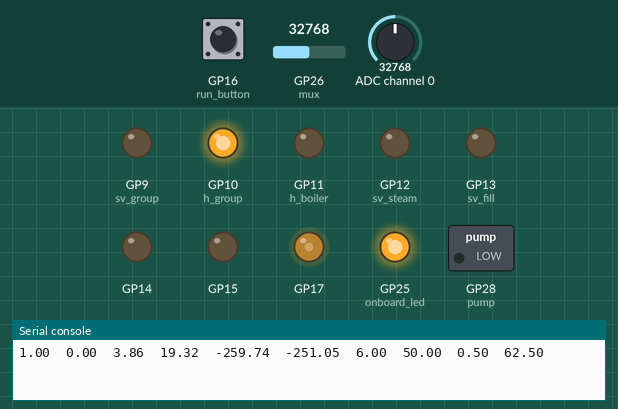
Simulated run of this program. Board: Raspberry Pi Pico running MicroPython. Shown: switched loads named in the program (green lamp = pin HIGH), output pins drawn as LEDs (lit = HIGH), the last lines printed to the serial console. Inputs (shaded band) come from the test bench; at power-on: GP16 (run_button) LOW, GP26 (mux) = 32768, ADC channel 0 = 32768 (analog values on the 0–65535 scale). Library files of the repository ran but are not shown: MAX31865.py; pins used as bus, display or sensor lines are not drawn.

Above: at 1.2 s.
1.3 s: GP16 (run_button) pulled HIGH for 3.2 s
At 3.5 s:
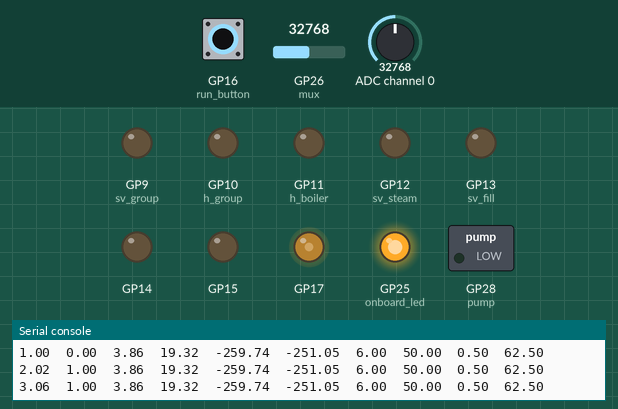
At 5.4 s:
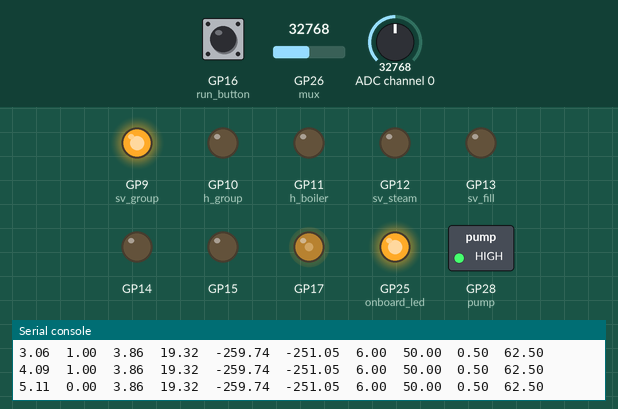
Timing chart, 0 to 35.4 s (numbered marks = the images above; inputs shaded):
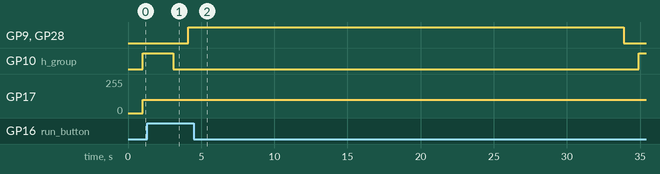

Measured:
- after the input at 1.3 s, GP9 (sv_group), GP28 (pump): LOW → HIGH after 2.8 s, → LOW 29.8 s later; GP10 (h_group): HIGH → LOW after 1.8 s, → HIGH 31.8 s later

The program:

main.py
```python
from machine import (
    Pin,
    SoftSPI,
    ADC
)

import sys, uselect, time, math

from devices.MAX31865 import MAX31865
from devices.multiplexerCD74 import MultiplexerCD74 as MUX
from devices.RGBLED import RGBLED as rgb
from pid import PID
from machineio import MachineIO


"""Machine States"""
class State():
    standby = "standby" # Default state
    pulling = "pulling" # Shot is being pulled

# Initialize Machine input / ouput
mio = MachineIO()

"""Primary SPI bus used to communicate with breakout devices
    - MAX31865 (x2) for RTD amplification
    - ST7735 (x1) LED panel driver board
"""
spi = SoftSPI(
    baudrate=115200,
    polarity=0,
    phase=0,
    sck=Pin(2),
    mosi=Pin(3),
    miso=Pin(4)
)

mux = MUX(
    ADC(26),
    Pin(27, Pin.OUT, value=1), # MUX enable
    Pin(21, Pin.OUT, value=0), # S0
    Pin(20, Pin.OUT, value=0), # S1
    Pin(19, Pin.OUT, value=0), # S2
    Pin(18, Pin.OUT, value=0)  # S3
)

"""Primary board outputs"""
### Outputs
onboard_led = Pin(25, Pin.OUT, value=1)     # Default to this LED being on when the board is powered
sv_group = Pin(9, Pin.OUT, value=0)         # Grouphead run valve
sv_fill = Pin(13, Pin.OUT, value=0)         # Boiler fill valve
sv_steam = Pin(12, Pin.OUT, value=0)        # Boiler steam valve
h_boiler = Pin(11, Pin.OUT, value=0)        # Boiler heater
h_group = Pin(10, Pin.OUT, value=0)         # Group heater
pump = Pin(28, Pin.OUT, value=0)            # Pump run pin

"""Primary board inputs"""
T_boiler = MAX31865(spi, Pin(5, Pin.OUT))   # Boiler temperature (C)
T_group = MAX31865(spi, Pin(6, Pin.OUT))    # Grouphead temperature (C)
run_button = Pin(16, Pin.IN, Pin.PULL_DOWN) # Run button input

"""Status LED"""
status_led = rgb(17, 15, 14)

"""Primary loop frequency"""
f_primary = 1
f_heater = 5
f_pump = 20
dt_primary = 1 / f_primary
dt_heater = 1 / f_heater
dt_pump = 1 / f_pump

"""Input Poll"""
poller = uselect.poll()
poller.register(sys.stdin, uselect.POLLIN)

"""Controllers"""
boiler_pid = PID(1, 0, 0, windup_threshold=100)
group_pid = PID(1, 0, 0, windup_threshold=100)

group_heater_band = 1.25
shot_time = 30 * 1000

def scale(value, default=2**16, min_value=0, max_value=3.3, offset_volts=0.0, reverse=False):
    if reverse:
        return ((default - value) / default - offset_volts) * (max_value - min_value)
    else:
        return ((value - default) / default - offset_volts) * (max_value - min_value)

def to_psi(value, p_range=1):
    # Standard PTs read 0.5 to 4.5V
    # analog output is regulated to 3.3V full scale, which corresponds to
    # 0.33-2.97V of real input (2.64V of range)
    return ((value / 2 ** 16) - 0.33) / 2.64 * p_range

if __name__ == "__main__":

    # Loop controls
    t_last = 0
    t_last_h = 0
    t_last_p = 0
    t_elapsed = 0
    t_pulling = 0

    # Primary loop frequency
    f = 30

    state: State = State.standby

    waiting_for_input = False
    standby_heating = True


    while True:
        t = time.ticks_ms()

        if (t - t_last) > 1000 / f_primary:

            # print(T_boiler.temp(), T_group.temp())
            # if T_group.fault:
            #     print(bin(T_group.read_fault()), T_group.read_low_fault(), T_group.read_high_fault())

            raw_data = mux.read()

            ### Calculate pressures
            # print("\t".join(f"{m:0.2f}" for m in raw_data))

            boiler_temp = T_boiler.temp()
            group_temp = T_group.temp()

            boiler_pressure = to_psi(raw_data[5], p_range=60)
            group_pressure = to_psi(raw_data[6], p_range=300)

            setpoint_group_pressure = scale(raw_data[1], min_value=0, max_value=12, reverse=True)
            setpoint_group_temp = scale(raw_data[0], min_value=0, max_value=100, reverse=True)
            setpoint_boiler_pressure = scale(raw_data[3], min_value=0, max_value=1, reverse=True)
            setpoint_boiler_temp = scale(raw_data[2], min_value=0, max_value=125, reverse=True)

            # print("\t".join(f"{m:0.2f}" for m in [
            #     boiler_pressure,
            #     group_pressure,
            #     setpoint_group_pressure,
            #     setpoint_group_temp,
            #     setpoint_boiler_pressure,
            #     setpoint_boiler_temp
            # ]))

            if state == State.standby:
                # if abs(setpoint_group_temp - group_temp) > group_heater_band:
                #     status_led.set(200, 0, 0)
                # else:
                #     status_led.set(0, 255, 0)

                if (t - t_last_p) > 1000 / f_pump:
                    """Pump code here"""
                    t_last_p = time.ticks_ms()


                if (t - t_last_h) > 1000 / f_heater:
                    """Heater code here"""

                    """Ah, a sad old bang bang"""
                    if group_temp > (setpoint_group_temp + group_heater_band):
                        h_group(0)
                        status_led.set(100, 0, 0)
                    elif group_temp > (setpoint_group_temp - group_heater_band) and not h_group.value():
                        h_group(0)
                        status_led.set(0, 255, 0)
                    elif group_temp > (setpoint_group_temp - group_heater_band) and h_group.value():
                        h_group(1)
                        status_led.set(0, 255, 0)
                    else:
                        h_group(1)
                        status_led.set(100, 0, 0)

                    t_last_h = time.ticks_ms()

                if (run_button.value()) and not waiting_for_input:
                    waiting_for_input = True
                    t_waiting = time.ticks_ms()
                if (run_button.value() and waiting_for_input):
                    if (time.ticks_ms() - t_waiting) > 20:
                        state = State.pulling
                        waiting_for_input = False
                        t_pulling = time.ticks_ms()
                        h_group(0)
                        h_boiler(0)

            elif state == State.pulling:
                t_elapsed = time.ticks_ms() - t_pulling

                pump(1)
                sv_group(1)

                if t_elapsed > shot_time:
                    pump(0)
                    sv_group(0)
                    state = State.standby


            data_frame = [
                t / 1000,
                run_button.value(),
                boiler_pressure,
                group_pressure,
                boiler_temp,
                group_temp,
                setpoint_group_pressure,
                setpoint_group_temp,
                setpoint_boiler_pressure,
                setpoint_boiler_temp
            ]


            print("\t".join([f"{m:0.2f}" for m in data_frame]))

            t_last = time.ticks_ms()
```

multiplexerCD74.py
```python
import machine
import time

bin_map = [
    [0, 0, 0, 0],
    [0, 0, 0, 1],
    [0, 0, 1, 0],
    [0, 0, 1, 1],
    [0, 1, 0, 0],
    [0, 1, 0, 1],
    [0, 1, 1, 0],
    [0, 1, 1, 1],
    [1, 0, 0, 0],
    [1, 0, 0, 1],
    [1, 0, 1, 0],
    [1, 0, 1, 1],
    [1, 1, 0, 0],
    [1, 1, 0, 1],
    [1, 1, 1, 0],
    [1, 1, 1, 1],
]

# bin_map = [
#     [0, 0, 0, 0],
#     [1, 0, 0, 0],
#     [0, 1, 0, 0],
#     [1, 1, 0, 0],
#     [0, 0, 0, 1],
#     [1, 0, 0, 1],
#     [0, 1, 0, 1],
#     [1, 1, 0, 1],
#     [0, 0, 1, 0],
#     [1, 0, 1, 1],
#     [0, 1, 1, 0],
#     [1, 1, 1, 0],
#     [0, 0, 1, 1],
#     [1, 0, 1, 1],
#     [0, 1, 1, 1],
#     [1, 1, 1, 1],
# ]

class MultiplexerCD74():

    ADDR_LEN = int(16)

    def __init__(self, adc, en, d1, d2, d3, d4):
        # d1, d2, d3, d4 select multiplexer address
        # en is enable - the enable pin can be tied to ground to keep the multiplexer always on
        self.adc = adc
        self.enable = en
        self.d1 = d1
        self.d2 = d2
        self.d3 = d3
        self.d4 = d4

        self.selector = [
            self.d1,
            self.d2,
            self.d3,
            self.d4
        ]

        self.data = [0.0] * self.ADDR_LEN

    def read(self):
        self.enable(0)
        self.sample_all()
        self.enable(1)
        return self.data


    def sample_all(self):
        for i in range(self.ADDR_LEN):
            self.data[i] = self.sample_addr(i)

    def sample_addr(self, addr, latch_pins=False):

        if addr < 0 or addr >= self.ADDR_LEN:
            return 0.0 # Invalid address

        # num = addr
        # binary_arr = []
        # while num != 0:
        #     binary_arr.insert(0, num % 2)
        #     num = num // 2

        # # Pad the binary array to a length of 4
        # while len(binary_arr) < 4:
        #     binary_arr.insert(0, 0)

        binary_arr = bin_map[addr]

        # print(addr, binary_arr)

        # binary_arr.reverse()

        for i, pin in enumerate(self.selector):
            pin(1) if binary_arr[3 - i] else pin(0)

        value = self.adc.read_u16()

        if not latch_pins:
            self.reset()

        return value


    def reset(self):
        for pin in self.selector:
            pin(0)
```

RGBLED.py
```python
import machine

class RGBLED:

    def __init__(self, r_pin, g_pin, b_pin):
        r_pin = machine.Pin(r_pin, machine.Pin.OUT)
        g_pin = machine.Pin(g_pin, machine.Pin.OUT)
        b_pin = machine.Pin(b_pin, machine.Pin.OUT)

        self.r = machine.PWM(r_pin)
        self.g = machine.PWM(g_pin)
        self.b = machine.PWM(b_pin)

        self.r.freq(10000)
        self.g.freq(10000)
        self.b.freq(10000)

        self.r.duty_u16(int(0))
        self.g.duty_u16(int(0))
        self.b.duty_u16(int(0))

    def set(self, r, g, b):
        # The rgb led can output one color at a time
        # Therefore the inputs to this function are limited to the enum R, G, or B
        # TODO: experiment with mixing colors based on output frequency?
        self.r.duty_u16(int(r / 255 * 2**16))
        self.g.duty_u16(int(g / 255 * 2**16))
        self.b.duty_u16(int(b / 255 * 2**16))

    def on(self):
        self.r.duty_u16(255)
        self.g.duty_u16(255)
        self.b.duty_u16(255)

    def off(self):
        self.r.duty_u16(0)
        self.g.duty_u16(0)
        self.b.duty_u16(0)
```

pid.py
```python
class PID():

    def __init__(self, p_gain, i_gain, d_gain, windup_threshold=None):
        self.output = 0
        self._p_gain = p_gain
        self._i_gain = i_gain
        self._d_gain = d_gain
        self._p = 0
        self._i = 0
        self._d = 0
        self._target = 0
        self._prev = 0
        self._windup = windup_threshold

    def set_target(self, target):
        self._target = target

    def set_windup(self, windup_threshold):
        self._windup = windup_threshold

    def set_gains(self, p_gain, i_gain, d_gain):
        self._p_gain = p_gain
        self._i_gain = i_gain
        self._d_gain = d_gain

    def update(self, value, dt):
        if self._windup is None:
            self._i = self._i + value * dt
        else:
            if self.output < self._windup:
                self._i = self._i + value * dt
        self._d = (value - self._prev) / dt
        self._p = self.target - value
        self.output = (
            self._p * self._p_gain +
            self._i * self._i_gain +
            self._d * self._d_gain
        )
```

machineio.py
```python
from machine import (Pin, SPI, ADC, SoftSPI)

from devices.RGBLED import RGBLED as rgb
from devices.MAX31865 import MAX31865
from devices.multiplexerCD74 import MultiplexerCD74 as MUX

LED_PIN = 25
SV_GROUP_PIN = 9
SV_FILL_PIN = 13
SV_STEAM_PIN = 12
H_BOILER_PIN = 11
H_GROUP_PIN = 10
PUMP_PIN = 28

class MachineIO:

    def __init__(self, spi=None):

        # Built-in status LED
        self._onboard_led = Pin(LED_PIN, Pin.OUT, value=1)       # Default to this LED being on when the board is powered

        # Devices
        self._sv_group = Pin(SV_GROUP_PIN, Pin.OUT, value=0)     # Grouphead run valve
        self._sv_fill = Pin(SV_FILL_PIN, Pin.OUT, value=0)       # Boiler fill valve
        self._sv_steam = Pin(SV_STEAM_PIN, Pin.OUT, value=0)     # Boiler steam valve
        self._h_boiler = Pin(H_BOILER_PIN, Pin.OUT, value=0)     # Boiler heater
        self._h_group = Pin(H_GROUP_PIN, Pin.OUT, value=0)       # Group heater
        self._pump = Pin(PUMP_PIN, Pin.OUT, value=0)             # Pump run pin

        # Primary LED
        self._rgb = rgb(17, 15, 14)

        # Run button
        self._run_button = Pin(16, Pin.IN, Pin.PULL_DOWN)

        # Multiplexer inputs
        self._mux = MUX(
            ADC(26),
            Pin(27, Pin.OUT, value=1), # MUX enable
            Pin(21, Pin.OUT, value=0), # S0
            Pin(20, Pin.OUT, value=0), # S1
            Pin(19, Pin.OUT, value=0), # S2
            Pin(18, Pin.OUT, value=0)  # S3
        )

        """Primary SPI bus used to communicate with breakout devices
            - MAX31865 (x2) for RTD amplification
            - ST7735 (x1) LED panel driver board
        """
        if spi:
            self._spi = spi
        else:
            self._spi = SoftSPI(
                baudrate=2000000,
                polarity=0,
                phase=0,
                sck=Pin(2),
                mosi=Pin(3),
                miso=Pin(4)
            )

    # @property
```
